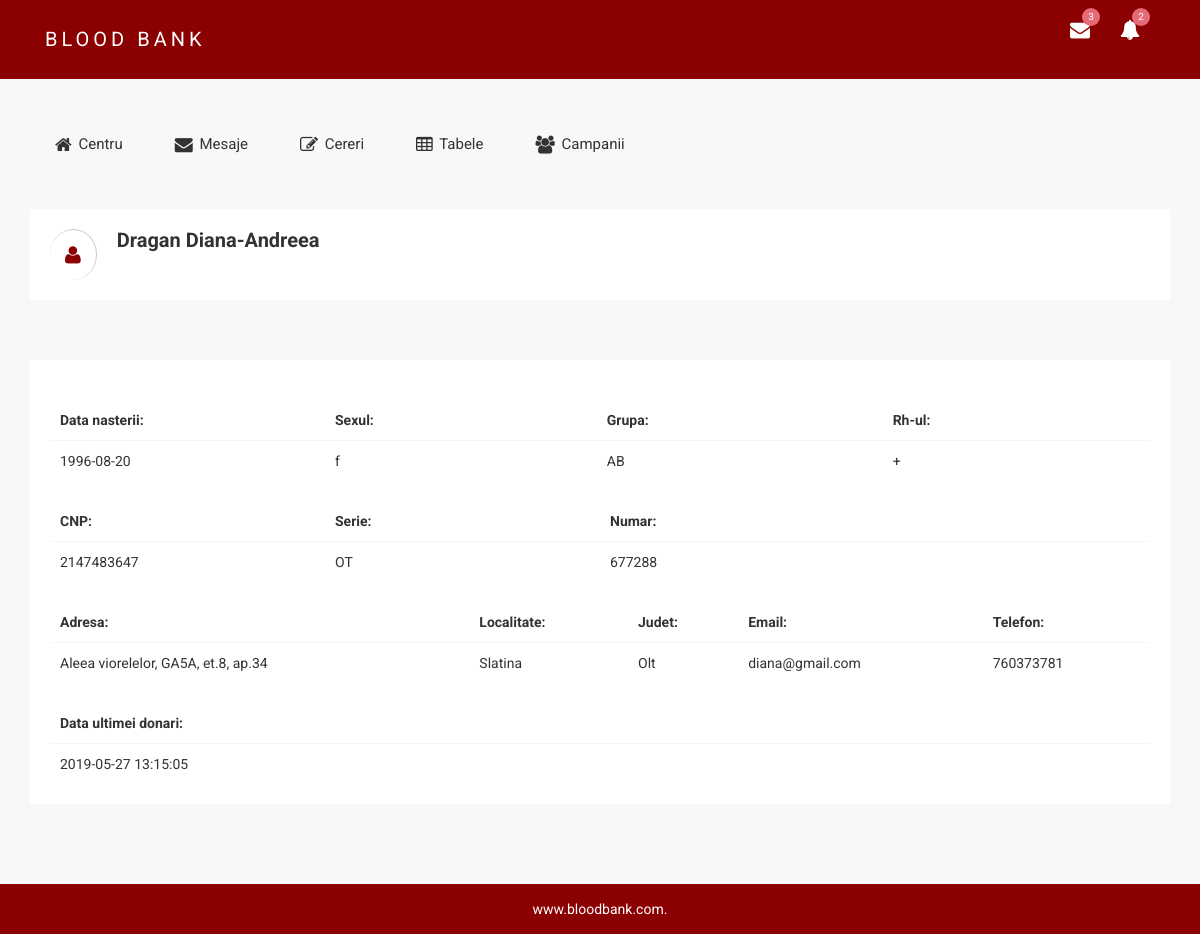
The page /bloodbank/a_centru/donatori/carnetul_donatorului/1 on the database its author committed.
### tables this page shows
CREATE TABLE `donatori` (
  `ID` int(255) NOT NULL,
  `prenume` varchar(255) NOT NULL,
  `nume` varchar(255) NOT NULL,
  `email` varchar(255) NOT NULL,
  `data_nastere` date NOT NULL,
  `telefon` int(10) NOT NULL,
  `sex` varchar(1) NOT NULL,
  `rh` varchar(1) NOT NULL,
  `grupa_sanguina` varchar(2) NOT NULL,
  `c1` varchar(5) NOT NULL,
  `c2` varchar(5) NOT NULL,
  `c3` varchar(5) NOT NULL,
  `c4` varchar(5) NOT NULL,
  `c5` varchar(5) NOT NULL,
  `c6` varchar(5) NOT NULL,
  `c7` varchar(5) NOT NULL,
  `c8` varchar(5) NOT NULL,
  `c9` varchar(5) NOT NULL,
  `c10` varchar(5) NOT NULL,
  `c11` varchar(5) NOT NULL,
  `c12` varchar(5) NOT NULL,
  `c13` varchar(5) NOT NULL,
  `c14` varchar(5) NOT NULL,
  `c15` varchar(5) NOT NULL,
  `c16` varchar(5) NOT NULL,
  `c17` varchar(5) NOT NULL,
  `c18` varchar(5) NOT NULL,
  `c19` varchar(5) NOT NULL,
  `c20` varchar(5) NOT NULL,
  `c21` varchar(5) NOT NULL,
  `c22` varchar(5) NOT NULL,
  `c23` varchar(5) NOT NULL,
  `c24` varchar(5) NOT NULL,
  `c25` varchar(5) NOT NULL,
  `c26` varchar(5) NOT NULL,
  `c27` varchar(5) NOT NULL,
  `activ` int(11) NOT NULL,
  `data_cererii` datetime NOT NULL DEFAULT CURRENT_TIMESTAMP
);

CREATE TABLE `carnetul_donatorului` (
  `id` int(11) NOT NULL,
  `cnp` int(13) NOT NULL,
  `seria` varchar(2) NOT NULL,
  `numarul` int(6) NOT NULL,
  `localitate` varchar(10) NOT NULL,
  `judet` varchar(10) NOT NULL,
  `adresa` varchar(50) NOT NULL,
  `data_ultimei_donari` timestamp NOT NULL DEFAULT CURRENT_TIMESTAMP ON UPDATE CURRENT_TIMESTAMP
);

### bloodbank/a_centru/application/controllers/Donatori.php (called while the page is built, shortened)
<?php
class Donatori extends CI_Controller {
	public function __construct()
	{
		$this->load->model('donatori_m');
		$this->load->model('stocuri_m');
	}
	public function carnetul_donatorului(){
		$id=$this->uri->segment(3);
		$data = array(
			'donatori' =>$this->donatori_m->get_info_donator($id),
			'carnet' =>$this->donatori_m->get_info_carnet($id)
		);
		$this->load->view('layout/header');
		$this->load->view('layout/navbar');
		$this->load->view('carnetul_donatorului',$data);
		$this->load->view('layout/footer');
	}
}

### bloodbank/a_centru/index.php (called while the page is built, shortened)
<?php
require_once BASEPATH.'core/CodeIgniter.php';

### bloodbank/a_centru/application/models/donatori_m.php (called while the page is built, shortened)
<?php
class donatori_m extends CI_Model {
	function get_info_donator($id_donator){
		$this->db->select('*');
		$this->db->from('donatori');
		$this->db->where('ID',$id_donator);
		$query=$this->db->get();
		return $query->result();
	}
	function get_info_carnet($id){
		$this->db->select('*');
		$this->db->from('carnetul_donatorului');
		$this->db->where('ID',$id);
		$query=$this->db->get();
		return $query->result();
	}
	}

### bloodbank/a_centru/application/views/carnetul_donatorului.php (the view, shortened to what this page needs)
<div class="breadcomb-area">
	<div class="container">
		<div class="row">
			<div class="col-lg-12 col-md-12 col-sm-12 col-xs-12">
				<div class="breadcomb-list">
					<div class="row">
						<div class="col-lg-6 col-md-6 col-sm-6 col-xs-12">
							<div class="breadcomb-wp">
								<div class="breadcomb-icon">
									<i class="fa fa-user"></i>
								</div>
								<?php  foreach($donatori as $donator):?>
								<div class="breadcomb-ctn">
									<h2><?php echo  $donator->nume?> <?php echo $donator->prenume?></h2>
								<?php endforeach?>
								<?php  foreach($carnet as $d):?>
								<?php endforeach?>
								</div>
							</div>
						</div>
					</div>
				</div>
			</div>
		</div>
	</div>
</div>
<div class="container">
<div class="normal-table-list mg-t-30">
       <div class="bsc-tbl-cds">
           <br>
           <table class="table table-condensed">
               <thead>
                   <tr>
                       <th class="col-md-3">Data nasterii:</th>
                       <th>Sexul:</th>
                       <th>Grupa:</th>
                       <th>Rh-ul:</th>
                   </tr>
               </thead>
               <tbody>
                   <td><?php echo $donator->data_nastere?> </td>
                   <td><?php echo $donator->sex?></td>
                   <td><?php echo $donator->grupa_sanguina?></td>
                   <td><?php echo $donator->rh?></td>
			</tbody>
           </table>
           <br>
           <table class="table table-condensed">
               <thead>
                   <tr>
                   	<th class="col-md-3">CNP:</th>
                       <th class="col-md-3">Serie:</th>
                       <th>Numar:</th>
                   </tr>
               </thead>
               <tbody>
                   <td ><?php echo $d->cnp?> </td>
                   <td><?php echo $d->seria?></td>
                   <td><?php echo $d->numarul?></td>
			</tbody>
           </table>
           <br>
           <table class="table table-condensed">
               <thead>
                   <tr>
                   	<th>Adresa:</th>
                       <th>Localitate:</th>
                       <th>Judet:</th>
                       <th>Email:</th>
                       <th>Telefon:</th>
                   </tr>
               </thead>
               <tbody>
                   <td><?php echo $d->adresa?> </td>
                   <td><?php echo $d->localitate?></td>
                   <td><?php echo $d->judet?></td>
                   <td><?php echo $donator->email?></td>
                   <td><?php echo $donator->telefon?></td>
			</tbody>
           </table>
           <br>
           <?php if ($donator->activ =='2'):?>
           <table class="table table-condensed">
               <thead>
                   <tr>
                       <th>Data ultimei donari:</th>
                   </tr>
               </thead>
               <tbody>
                   <td><?php echo $d->data_ultimei_donari?> </td>
               </tbody>
           </table>
   <?php endif?>
       </div>
   </div>
   <br>
   <br>
 </div>

### bloodbank/a_centru/assets/css/main.css (style rules this page uses)
html { color: #222; font-size: 1em; line-height: 1.4; }

### rows shown on the page
donatori: nume "Dragan", prenume "Diana-Andreea", data_nastere "1996-08-20", sex "f", grupa_sanguina "AB", rh "+", email "diana@gmail.com", telefon "760373781"
carnetul_donatorului: cnp "2147483647", seria "OT", numarul "677288", adresa "Aleea viorelelor, GA5A, et.8, ap.34", localitate "Slatina", judet "Olt", data_ultimei_donari "2019-05-27 13:15:05"
